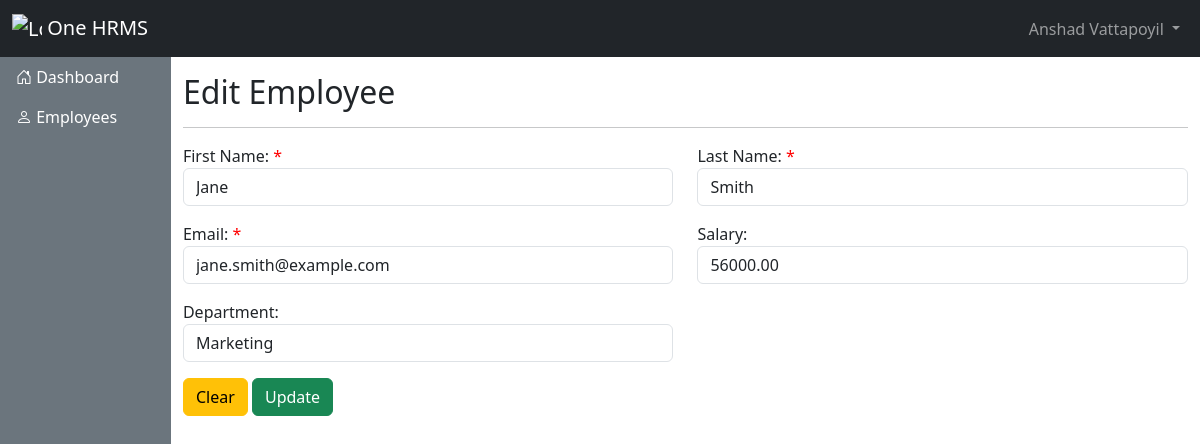
Page /add-employee.php?id=2 on the committed database.
### tables this page shows
CREATE TABLE employees (
    id INT AUTO_INCREMENT PRIMARY KEY,
    first_name VARCHAR(50),
    last_name VARCHAR(50),
    email VARCHAR(100),
    salary DECIMAL(10, 2),
    department VARCHAR(50)
);

### Model/BaseModel.php (called while the page is built, shortened)
<?php
class BaseModel
{
    public function __construct($db)
    {
        $this->conn = $db;
    }
}

### Model/Employee.php (called while the page is built, shortened)
<?php
require ('BaseModel.php');
class Employee extends BaseModel implements CrudInterface
{
    private $table = 'employees';
    public function findOne($id)
    {
        $stmt = $this->conn->prepare('SELECT * FROM ' . $this->table . ' WHERE id = ?');
        $stmt->bind_param('i', $id);
        $stmt->execute();
        return $stmt->get_result()->fetch_assoc();
    }
}

### add-employee.php (the view, shortened to what this page needs)
<?php
require_once 'model/Employee.php';
$db = OneHRMS\database\Database::connect();
$employee = new OneHRMS\model\Employee($db);
$data = [
    'first_name' =>  '',
    'last_name' =>  '',
    'email' => '',
    'salary' => '',
    'department' => ''
];
if ($_SERVER["REQUEST_METHOD"] == "POST") {
    $data = [
        'first_name' =>  $_POST['first_name'],
        'last_name' =>  $_POST['last_name'],
        'email' => $_POST['email'],
        'salary' => $_POST['salary'],
        'department' => $_POST['department']
    ];
    $employee->first_name = $data['first_name'];
    $employee->last_name = $data['last_name'];
    $employee->email = $data['email'];
    $employee->salary = $data['salary'];
    $employee->department = $data['department'];
    $errors = $employee->validate($data);
    if (count($errors) === 0) {
        $result = isset($_POST['id']) ? $employee->update($_POST['id']) : $employee->add();
        if ($result) {
            header('Location: index.php');
            exit;
        } else {
            echo 'Error in saving employee.';
        }
    }
} else if ($_SERVER["REQUEST_METHOD"] == "GET" && isset($_GET['id'])) {
    $employee_id = $_GET['id'];
    $existing_employee = $employee->findOne($employee_id);
    if ($existing_employee) {
        $data = $existing_employee;
    }
}
?>
<!DOCTYPE html>
<html lang="en">
<head>
    <?php include_once('partials/header.php'); ?>
</head>
<body>
    <?php include_once('partials/navbar.php'); ?>
    <div class="d-flex">
        <?php include_once('partials/sidebar.php'); ?>
        <div class="container-fluid main-content">
            <div class="row">
                <div class="col mt-3">
                    <h2 class="mb-3">
                        <?php if (isset($employee_id)) : ?>
                            Edit Employee
                        <?php else : ?>
                            Add Employee
                        <?php endif; ?>
                    </h2>
                    <hr />
                </div>
            </div>
            <div class="row">
                <div class="col">
                    <form method="POST" action="<?php echo htmlspecialchars($_SERVER["PHP_SELF"]); ?>" id="employee-form">
                        <div class="row">
                            <div class="col-sm-12 col-md-6 mb-3">
                                <div class="form-group">
                                    <label for="first-name">First Name: <span class="required-asterisk">*</span></label>
                                    <input type="text" class="form-control" name="first_name" id="first-name" value="<?php echo htmlspecialchars($data['first_name']); ?>" required />
                                </div>
                            </div>
                            <div class="col-sm-12 col-md-6 mb-3">
                                <div class="form-group">
                                    <label for="last-name">Last Name: <span class="required-asterisk">*</span></label>
                                    <input type="text" class="form-control" name="last_name" id="last-name" value="<?php echo htmlspecialchars($data['last_name']); ?>" required />
                                </div>
                            </div>
                        </div>
                        <div class="row">
                            <div class="col">
                                <div class="form-group mb-3">
                                    <label for="email">Email: <span class="required-asterisk">*</span></label>
                                    <input type="email" class="form-control" name="email" id="email" value="<?php echo htmlspecialchars($data['email']); ?>" required />
                                </div>
                            </div>
                            <div class="col">
                                <div class="form-group mb-3">
                                    <label for="salary">Salary:</label>
                                    <input type="number" class="form-control" name="salary" id="salary" value="<?php echo htmlspecialchars($data['salary']); ?>" />
                                </div>
                            </div>
                        </div>
                        <div class="row">
                            <div class="col-md-6">
                                <div class="form-group mb-3">
                                    <label for="department">Department:</label>
                                    <input type="text" class="form-control" name="department" id="department" value="<?php echo htmlspecialchars($data['department']); ?>" />
                                </div>
                            </div>
                        </div>
                        <button type="button" class="btn btn-warning" onclick="resetForm()">Clear</button>
                        <button type="submit" class="btn btn-success">
                            <?php if (isset($employee_id)) : ?>
                                Update
                            <?php else : ?>
                                Save
                            <?php endif; ?>
                        </button>
                    </form>
                </div>
            </div>
        </div>
    </div>
</body>
</html>

### assets/css/style.css (style rules this page uses)
body { margin: 0; padding: 0; }
.main-content { max-height: calc(100vh - 50px); overflow: auto; }
.required-asterisk { color: red; }

### rows in the picture
employees: first_name "Jane", last_name "Smith", email "jane.smith@example.com", salary "56000.00", department "Marketing"
